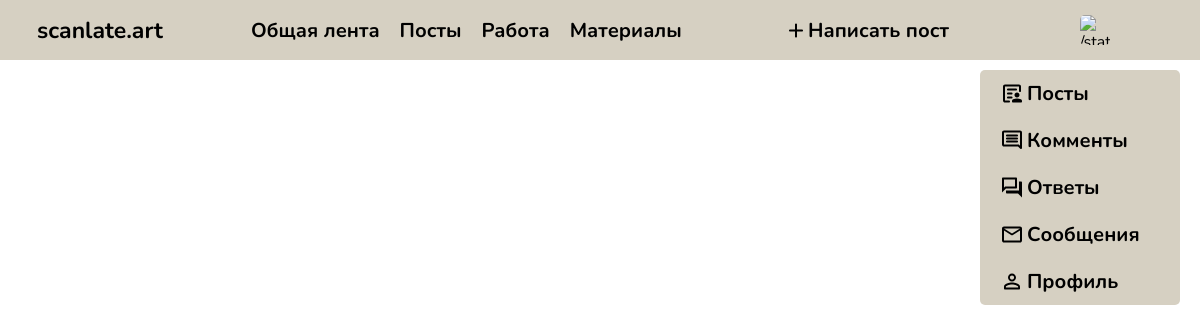
/posts/, run on an earlier commit of the app's database.
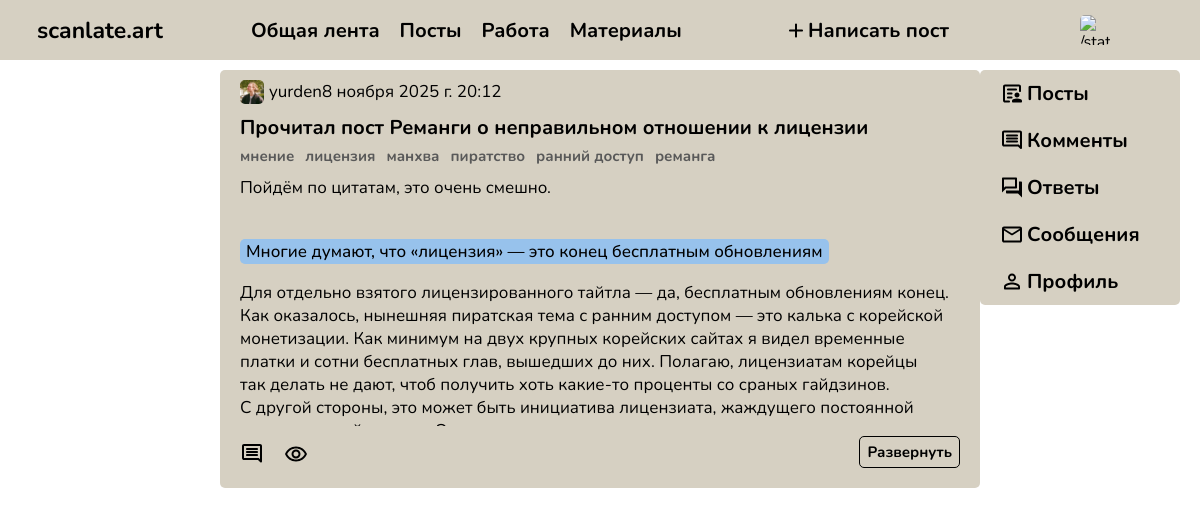
And on a later commit of the database.
### post_section/models.py (models this page shows, shortened)
class Post(models.Model):
    author = models.ForeignKey(User, on_delete=models.DO_NOTHING)
    title = models.CharField(max_length=250)
    category = models.ForeignKey(Category, on_delete=models.CASCADE)
    tags = models.ManyToManyField(Tag)
    post_content = RichTextUploadingField()
    created_at = models.DateTimeField(auto_now_add=True)
    view_count = models.IntegerField(default=0)
    like_count = models.IntegerField(default=0)
    dislike_count = models.IntegerField(default=0)
    class Meta:
        verbose_name = 'Посты'
        verbose_name_plural = 'Посты'

class Category(models.Model):
    category_name = models.CharField(max_length=50)
    class Meta:
        verbose_name = 'Категории'
        verbose_name_plural = 'Категории'
    def __str__(self):
        return self.category_name

class Tag(models.Model):
    tag_name = models.CharField(max_length=50)
    class Meta:
        verbose_name = 'Тэги'
        verbose_name_plural = 'Тэги'
        ordering = ['tag_name']
    def __str__(self):
        return self.tag_name

### main_section/models.py (models this page shows)
class Profile(models.Model):
    user = models.OneToOneField(User, on_delete=models.CASCADE, related_name='profile')
    user_picture = models.ImageField(upload_to='profile_pictures', null=True, blank=True)
    bio = models.TextField(blank=True)
    class Meta:
        verbose_name = 'Профили'
        verbose_name_plural = 'Профили'

### post_section/views.py (the view)
# urls.py: path('', post_section_views.only_posts, name='post_section'),
def only_posts(request):
    posts = Post.objects.select_related('author__profile', 'category').prefetch_related('tags').all(
    ).order_by(
        '-created_at')
    context = {'posts': posts}
    return render(request, 'only_post_catalog.html', context)

### templates/only_post_catalog.html (shortened to what this page needs)
{% extends "top_panel.html" %}
{% load static %}
{% load text_processing %}
{% block site_content %}
    <link rel="stylesheet" href="{% static 'post_section/css/post_catalog.css' %}">
<div class="page_container">
    {% for post in posts %}
    <div class="one_post_block">
        <div class="author_and_date">
            <img src="{{ post.author.profile.user_picture.url }}" alt="{% static 'main_section/icons/profile_icon.svg' %}">
            <p class="nickname">{{ post.author }}</p>
            <p class="date">{{ post.created_at }}</p>
        </div>
        <div class="post_title">{{ post.title }}</div>
        <div class="tags_block">
            <div class="tag_element">{{ post.category }}</div>
            {% for tag in post.tags.all %}
                <div class="tag_element">{{ tag }}</div>
            {% endfor %}
        </div>
        <div class="content_block">
            {{ post.post_content|add_nbsp|smart_break }}
        </div>
        <div class="comments_views_read_more">
            <div class="com_n_view">
                <div class="comment_count">
                    <img src="{% static 'post_section/icons/comment_icon.svg' %}">
                </div>
                <div class="view_count">
                    <img src="{% static 'post_section/icons/view_eye.svg' %}">
                </div>
            </div>
            <div class="read_more_block">
                <button class="read_more" id="read-more">Развернуть</button>
            </div>
        </div>
    </div>
    {% endfor %}
</div>
{% endblock %}

What changed in the data, as far as the page shows it:
added Post: author.profile.user_picture (picture), author "yurden", created_at "8 ноября 2025 г. 20:12", title "Прочитал пост Реманги о неправильном отношении к лицензии", category "мнение", post_content|add_nbsp "Пойдём по цитатам, это очень смешно. Многие думают, что «лицензия» — это конец бесплатным обновлениям Для отдельно взятого лицензированного тайтла — да, бесплатным обновлениям конец. Как оказалось, нынешняя пиратская тема с ранним доступом — это калька с корейской монетизации. Как минимум на двух крупных корейских сайтах я видел временные платки и сотни бесплатных глав, вышедших до них. Полагаю, лицензиатам корейцы так делать не дают, чтоб получить хоть какие-то проценты со сраных гайдзинов. С другой стороны, это может быть инициатива лицензиата, жаждущего постоянной…"
added Tag: tag_name "лицензия"
added Tag: tag_name "манхва"
added Tag: tag_name "пиратство"
added Tag: tag_name "ранний доступ"
added Tag: tag_name "реманга"
